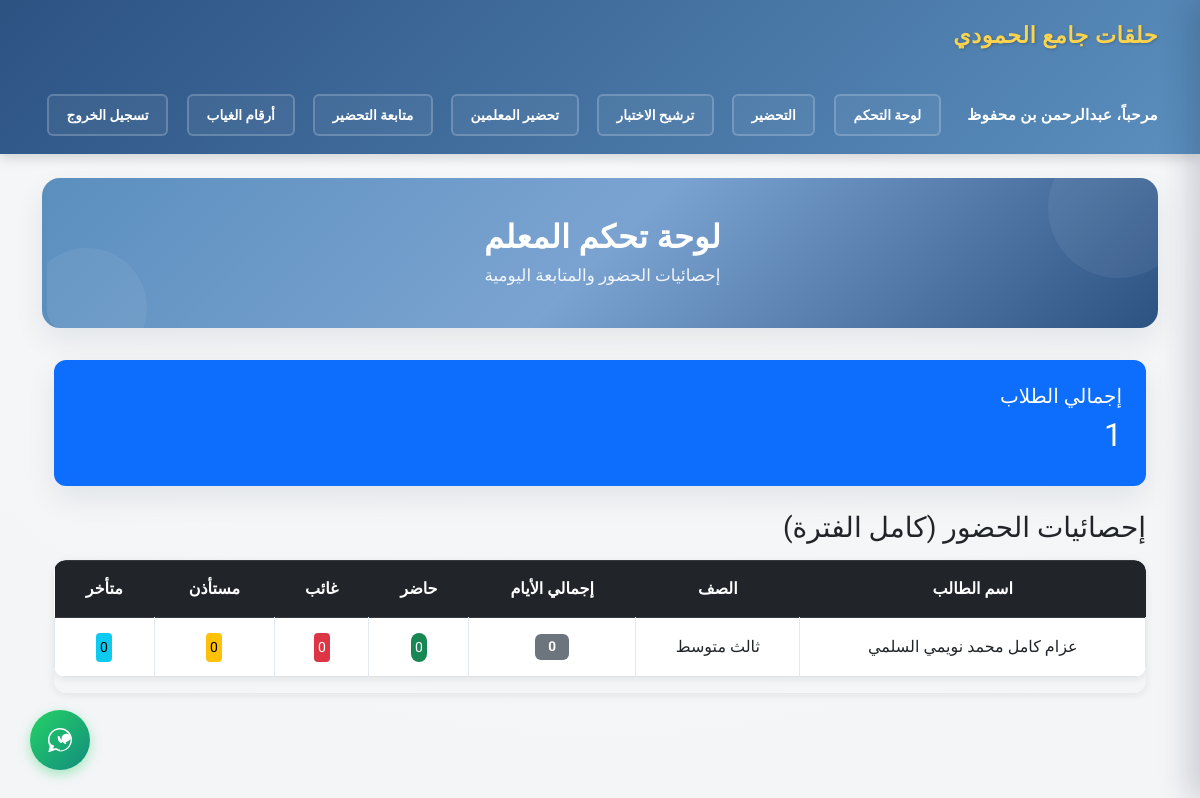
Page /teacher-dashboard/ (signed in) on the committed database.
### quran_center/models.py (models this page shows, shortened)
class Student(models.Model):
    identity_number = models.CharField(
        max_length=10,
        validators=[id_validator],
        unique=True,
        verbose_name="رقم الهوية"
    )
    GRADE_CHOICES = [
        ('1_pri', 'أول ابتدائي'), ('2_pri', 'ثاني ابتدائي'), ('3_pri', 'ثالث ابتدائي'),
        ('4_pri', 'رابع ابتدائي'), ('5_pri', 'خامس ابتدائي'), ('6_pri', 'سادس ابتدائي'),
        ('1_med', 'أول متوسط'), ('2_med', 'ثاني متوسط'), ('3_med', 'ثالث متوسط'),
        ('1_sec', 'أول ثانوي'), ('2_sec', 'ثاني ثانوي'), ('3_sec', 'ثالث ثانوي'),
        ('uni', 'جامعي'),
    ]
    STATUS_CHOICES = [('منتظر', 'منتظر'), ('منتظم', 'منتظم')]
    full_name = models.CharField(max_length=200, verbose_name="الاسم الثلاثي", blank=True, default="")
    student_phone = models.CharField(max_length=15, blank=True, null=True, verbose_name="جوال الطالب")
    parent_phone = models.CharField(max_length=15, verbose_name="جوال ولي الأمر", blank=True, default="")
    identity_number = models.CharField(max_length=100, verbose_name="رقم الهوية", blank=True, null=True)
    jamiaa_id = models.CharField(max_length=100, verbose_name="رقم الجمعية", blank=True, null=True)
    parent_identity = models.CharField(max_length=50, verbose_name="رقم هوية ولي الأمر", blank=True, null=True)
    grade = models.CharField(max_length=20, choices=GRADE_CHOICES, verbose_name="الصف الدراسي", blank=True, default="")
    birth_date = models.DateField(verbose_name="تاريخ الميلاد", blank=True, null=True)
    last_tested_part = models.CharField(
        max_length=50,
        choices=LAST_TESTED_PART_CHOICES,
        default='0',
        verbose_name="آخر جزء تم اختباره"
    )
    previous_center = models.CharField(max_length=100, blank=True, null=True, verbose_name="التحفيظ السابق")
    neighborhood = models.CharField(max_length=100, verbose_name="الحي", blank=True, null=True)
    teacher = models.ForeignKey(User, on_delete=models.SET_NULL, null=True, blank=True, verbose_name="المعلم المسؤول")
    status = models.CharField(max_length=20, default='منتظر', choices=STATUS_CHOICES)
    educational_stage = models.CharField(max_length=50, blank=True)
    absence_reset_at = models.DateField(blank=True, null=True, verbose_name="تاريخ تصفير الغياب المؤقت")
    created_at = models.DateTimeField(auto_now_add=True)

### quran_center/views.py (the view)
# urls.py: path('teacher-dashboard/', views.teacher_dashboard, name='teacher_dashboard'),
@login_required
def teacher_dashboard(request):
    students = Student.objects.filter(teacher=request.user, status='منتظم')
    total_students = students.count()
    attendance_stats = {}
    for student in students:
        attendances = Attendance.objects.filter(
            student=student
        )
        total_days = attendances.count()
        present = attendances.filter(status='حاضر').count()
        absent = attendances.filter(status='غائب').count()
        excused = attendances.filter(status='مستأذن').count()
        late = attendances.filter(status='متأخر').count()
        non_present_count = absent + excused + late
        all_attendance = list(attendances.values('date', 'status').order_by('-date'))
        attendance_stats[student.id] = {
            'student': student,
            'total_days': total_days,
            'present': present,
            'absent': absent,
            'excused': excused,
            'late': late,
            'non_present_count': non_present_count,
            'all_attendance': all_attendance
        }
    context = {
        'total_students': total_students,
        'attendance_stats': attendance_stats,
    }
    return render(request, 'teacher_dashboard.html', context)

### quran_center/templatetags/role_tags.py (called while the page is built)
@register.filter
def has_role(user, role_code):
    if not user or not user.is_authenticated:
        return False
    if user.is_superuser:
        return True
    return UserRole.objects.filter(user=user, role__code=role_code).exists()

### quran_center/templates/teacher_dashboard.html (shortened to what this page needs)
{% extends "base.html" %}
{% block content %}
<div class="page-hero">
    <div class="page-hero-inner">
        <h1 class="page-hero-title">لوحة تحكم المعلم</h1>
        <p class="page-hero-subtitle">إحصائيات الحضور والمتابعة اليومية</p>
    </div>
</div>
<div class="container" dir="rtl">
    <div class="row mb-4">
        <div class="col-md-12">
            <div class="card bg-primary text-white">
                <div class="card-body">
                    <h5 class="card-title">إجمالي الطلاب</h5>
                    <h2>{{ total_students }}</h2>
                </div>
            </div>
        </div>
    </div>
    <h3 class="mb-3">إحصائيات الحضور (كامل الفترة)</h3>
    {% if attendance_stats %}
    <div class="table-responsive">
        <table class="table table-bordered table-hover">
            <thead class="table-dark">
                <tr>
                    <th>اسم الطالب</th>
                    <th>الصف</th>
                    <th>إجمالي الأيام</th>
                    <th>حاضر</th>
                    <th>غائب</th>
                    <th>مستأذن</th>
                    <th>متأخر</th>
                </tr>
            </thead>
            <tbody>
                {% for student_id, stats in attendance_stats.items %}
                <tr>
                    <td>{{ stats.student.full_name }}</td>
                    <td>{{ stats.student.get_grade_display }}</td>
                    <td><span class="badge bg-secondary">{{ stats.total_days }}</span></td>
                    <td>
                        <button type="button" class="btn btn-sm btn-success p-1"
                                data-bs-toggle="modal"
                                data-bs-target="#modal_present{{ student_id }}"
                                style="border: none; background-color: #198754; color: white; cursor: pointer;">
                            {{ stats.present }}
                        </button>
                    </td>
                    <td>
                        <button type="button" class="btn btn-sm btn-danger p-1"
                                data-bs-toggle="modal"
                                data-bs-target="#modal_absent{{ student_id }}"
                                style="border: none; background-color: #dc3545; color: white; cursor: pointer;">
                            {{ stats.absent }}
                        </button>
                    </td>
                    <td>
                        <button type="button" class="btn btn-sm btn-warning p-1"
                                data-bs-toggle="modal"
                                data-bs-target="#modal_excused{{ student_id }}"
                                style="border: none; background-color: #ffc107; color: black; cursor: pointer;">
                            {{ stats.excused }}
                        </button>
                    </td>
                    <td>
                        <button type="button" class="btn btn-sm btn-info p-1"
                                data-bs-toggle="modal"
                                data-bs-target="#modal_late{{ student_id }}"
                                style="border: none; background-color: #0dcaf0; color: black; cursor: pointer;">
                            {{ stats.late }}
                        </button>
                    </td>
                </tr>
                {% endfor %}
            </tbody>
        </table>
    </div>
    {% else %}
    <div class="alert alert-info">
        لا توجد بيانات حضور لعرضها حالياً.
    </div>
    {% endif %}
</div>
{% endblock %}

### quran_center/templates/base.html (shortened to what this page needs)
<!DOCTYPE html>
<html lang="ar" dir="rtl">
<head>
    {% load static %}
    <link rel="stylesheet" href="https://cdn.jsdelivr.net/npm/bootstrap@5.3.0/dist/css/bootstrap.rtl.min.css">
    <link rel="stylesheet" href="{% static 'css/style.css' %}">
</head>
<body class="bg-light">
{% load role_tags %}
<nav class="navbar navbar-dark bg-dark mb-4">
    <div class="container">
        <span class="navbar-brand">حلقات جامع الحمودي</span>
        <div>
            {% if user.is_authenticated %}
                <span class="text-white me-3">مرحباً، {{ user.username }}</span>
                <a href="{% url 'teacher_dashboard' %}" class="btn btn-outline-info btn-sm me-2">لوحة التحكم</a>
                <a href="{% url 'take_attendance' %}" class="btn btn-outline-light btn-sm me-2">التحضير</a>
                <a href="{% url 'nominate_exam' %}" class="btn btn-outline-primary btn-sm me-2">ترشيح الاختبار</a>
                {% if user|has_role:"preparer" %}
                <a href="{% url 'preparer_take_attendance' %}" class="btn btn-outline-success btn-sm me-2">تحضير المعلمين</a>
                <a href="{% url 'preparer_attendance_summary' %}" class="btn btn-outline-success btn-sm me-2">متابعة التحضير</a>
                <a href="{% url 'preparer_absent_contacts' %}" class="btn btn-outline-success btn-sm me-2">أرقام الغياب</a>
                {% endif %}
                <form method="post" action="{% url 'logout' %}" style="display: inline;">
                    <button type="submit" class="btn btn-outline-danger btn-sm">تسجيل الخروج</button>
                </form>
            {% endif %}
        </div>
    </div>
</nav>
<div class="container">
    {% block content %}
    {% endblock %}
</div>
<a href="https://wa.me/966539274185?text=السلام عليكم ورحمة الله وبركاته" target="_blank" rel="noopener noreferrer" class="whatsapp-btn" title="تواصل معنا على واتس آب">
</a>
</body>
</html>

### quran_center/static/css/style.css (style rules this page uses)
:root { --primary-blue: #5B8FBE; --secondary-blue: #7BA3D1; --dark-blue: #2C5282; --light-blue: rgba(91, 143, 190, 0.1); --accent-brown: #5B8FBE; --page-bg: #f3f5f7; --card-border: #e6ebef; --text-dark: #1e293b; --shadow-sm: 0 2px 8px rgba(0,0,0,0.08); --shadow-md: 0 12px 30px rgba(15,23,42,0.08); --shadow-lg: 0 20px 40px rgba(91,143,190,0.15); --radius: 12px; --transition: all 0.3s ease; }
body { font-family: 'Tajawal', 'El Messiri', sans-serif; background: radial-gradient(80% 120% at 50% -20%, #ffffff 0%, #f6f7f9 45%, var(--page-bg) 100%); min-height: 100vh; background-attachment: fixed; }
.container { animation: fadeIn 0.4s ease-in; }
.navbar { background: linear-gradient(135deg, var(--dark-blue) 0%, var(--primary-blue) 100%) !important; box-shadow: 0 4px 12px rgba(0,0,0,0.15); padding: 0.85rem 0; }
.navbar .container { display: flex; align-items: center; justify-content: space-between; gap: 2rem; }
.navbar-brand { font-size: 1.4rem; font-weight: 700; color: #fcd34d !important; text-shadow: 1px 1px 3px rgba(0,0,0,0.2); letter-spacing: 0.5px; }
.navbar .btn { margin: 0.3rem 0.25rem; transition: var(--transition); font-weight: 600; font-size: 0.85rem; padding: 0.55rem 1.1rem; border-radius: 6px; border: 2px solid transparent; }
.navbar .btn-outline-light, .navbar .btn-outline-warning, .navbar .btn-outline-success, .navbar .btn-outline-info, .navbar .btn-outline-primary, .navbar .btn-outline-secondary, .navbar .btn-outline-danger { background: rgba(255, 255, 255, 0.05); border-color: rgba(255, 255, 255, 0.2); color: #ffffff; }
.navbar .text-white { font-weight: 600; font-size: 0.95rem; letter-spacing: 0.3px; }
.navbar > .container > div { display: flex; align-items: center; flex-wrap: wrap; gap: 0.4rem; justify-content: flex-end; }
.navbar form { display: inline; margin: 0; padding: 0; }
.navbar form button { margin: 0.3rem 0.25rem; transition: var(--transition); font-weight: 600; font-size: 0.85rem; padding: 0.55rem 1.1rem; border-radius: 6px; border: 2px solid #dc2626; background: rgba(220, 38, 38, 0.08); color: #fca5a5; }
.card { border: none; border-radius: var(--radius); box-shadow: var(--shadow-md); transition: var(--transition); overflow: hidden; }
.card-body { padding: 1.5rem; }
.btn-success { background-color: var(--primary-blue); border: none; border-radius: 8px; font-weight: 500; transition: var(--transition); }
.table { background: white; border-radius: var(--radius); overflow: hidden; box-shadow: var(--shadow-sm); }
.table thead { background: linear-gradient(135deg, var(--dark-blue) 0%, var(--primary-blue) 100%); color: white; }
.table thead th { border: none; padding: 1rem; font-weight: 600; text-align: center; }
.table tbody td { padding: 0.9rem; vertical-align: middle; text-align: center; border-color: #e2e8f0; }
.table tbody tr { transition: background-color 0.2s ease; }
.table-responsive { border-radius: var(--radius); box-shadow: var(--shadow-sm); }
.badge { padding: 0.4rem 0.8rem; border-radius: 6px; font-weight: 600; font-size: 0.85rem; }
.page-hero { background: linear-gradient(135deg, var(--primary-blue) 0%, var(--secondary-blue) 50%, var(--dark-blue) 100%); border-radius: 18px; padding: 2.5rem 2rem; color: white; text-align: center; position: relative; overflow: hidden; margin: 1rem 0 2rem; box-shadow: var(--shadow-md); border-left: 5px solid var(--accent-brown); }
.page-hero::before, .page-hero::after { content: ''; position: absolute; border-radius: 50%; background: rgba(255, 255, 255, 0.06); }
.page-hero::before { top: -40px; right: -30px; width: 140px; height: 140px; }
.page-hero::after { bottom: -40px; left: -20px; width: 120px; height: 120px; }
.page-hero-inner { position: relative; z-index: 1; max-width: 820px; margin: 0 auto; }
.page-hero-title { font-size: 2rem; font-weight: 700; margin: 0 0 0.4rem 0; letter-spacing: 0.3px; }
.page-hero-subtitle { font-size: 1.05rem; margin: 0; opacity: 0.9; }
.card, .btn, .feature-card, .navbar .btn { will-change: transform; transform: translateZ(0); backface-visibility: hidden; }
.whatsapp-btn { position: fixed; bottom: 30px; left: 30px; width: 60px; height: 60px; background: linear-gradient(135deg, #25d366 0%, #128c7e 100%); border-radius: 50%; display: flex; align-items: center; justify-content: center; color: white; font-size: 30px; text-decoration: none; box-shadow: 0 4px 12px rgba(37, 211, 102, 0.4); transition: all 0.3s ease; z-index: 999; animation: whatsappPulse 2s infinite; }

### rows in the picture
Student: student.full_name "عزام كامل محمد نويمي السلمي", student.grade "ثالث متوسط", total_days "0", present "0", absent "0", excused "0", late "0"

### other values in the picture
{{ user.username }} "عبدالرحمن بن محفوظ"
{{ total_students }} "1"
